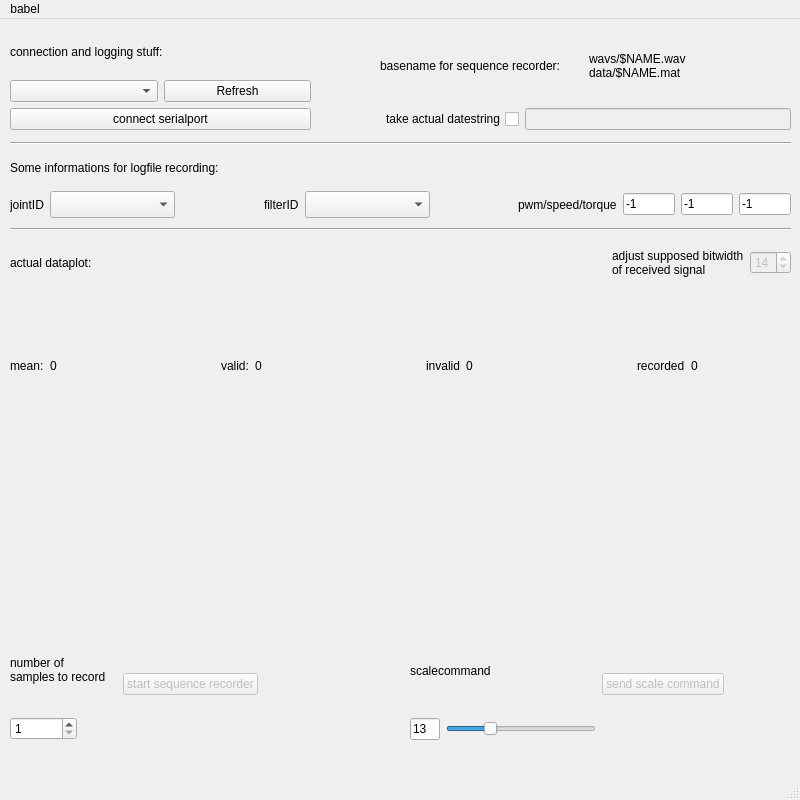
<?xml version="1.0" encoding="UTF-8"?>
<ui version="4.0">
 <class>MainWindow</class>
 <widget class="QMainWindow" name="MainWindow">
  <property name="geometry">
   <rect>
    <x>0</x>
    <y>0</y>
    <width>800</width>
    <height>800</height>
   </rect>
  </property>
  <property name="sizePolicy">
   <sizepolicy hsizetype="Preferred" vsizetype="Preferred">
    <horstretch>0</horstretch>
    <verstretch>0</verstretch>
   </sizepolicy>
  </property>
  <property name="minimumSize">
   <size>
    <width>800</width>
    <height>800</height>
   </size>
  </property>
  <property name="maximumSize">
   <size>
    <width>800</width>
    <height>800</height>
   </size>
  </property>
  <property name="windowTitle">
   <string>guibabel</string>
  </property>
  <widget class="QWidget" name="centralwidget">
   <widget class="QWidget" name="verticalLayoutWidget">
    <property name="geometry">
     <rect>
      <x>10</x>
      <y>10</y>
      <width>301</width>
      <height>101</height>
     </rect>
    </property>
    <layout class="QVBoxLayout" name="verticalLayout">
     <item>
      <widget class="QLabel" name="label_2">
       <property name="text">
        <string>connection and logging stuff:</string>
       </property>
      </widget>
     </item>
     <item>
      <layout class="QHBoxLayout" name="horizontalLayout">
       <item>
        <widget class="QComboBox" name="comboBox_avail_serialports"/>
       </item>
       <item>
        <widget class="QPushButton" name="button_refresh_serialports">
         <property name="text">
          <string>Refresh</string>
         </property>
        </widget>
       </item>
      </layout>
     </item>
     <item>
      <widget class="QPushButton" name="button_connect_disconnect_serialport">
       <property name="text">
        <string>connect serialport</string>
       </property>
      </widget>
     </item>
    </layout>
   </widget>
   <widget class="QWidget" name="verticalLayoutWidget_4">
    <property name="geometry">
     <rect>
      <x>10</x>
      <y>230</y>
      <width>781</width>
      <height>371</height>
     </rect>
    </property>
    <layout class="QVBoxLayout" name="verticalLayout_4">
     <property name="sizeConstraint">
      <enum>QLayout::SetDefaultConstraint</enum>
     </property>
     <item>
      <layout class="QHBoxLayout" name="horizontalLayout_9">
       <item>
        <widget class="QLabel" name="label_pcmplot">
         <property name="text">
          <string>actual dataplot:</string>
         </property>
        </widget>
       </item>
       <item>
        <spacer name="horizontalSpacer_2">
         <property name="orientation">
          <enum>Qt::Horizontal</enum>
         </property>
         <property name="sizeHint" stdset="0">
          <size>
           <width>40</width>
           <height>20</height>
          </size>
         </property>
        </spacer>
       </item>
       <item>
        <widget class="QLabel" name="label_7">
         <property name="text">
          <string>adjust supposed bitwidth
of received signal</string>
         </property>
        </widget>
       </item>
       <item>
        <widget class="QSpinBox" name="spinBox_bitwidth">
         <property name="enabled">
          <bool>false</bool>
         </property>
         <property name="minimum">
          <number>2</number>
         </property>
         <property name="maximum">
          <number>15</number>
         </property>
         <property name="value">
          <number>14</number>
         </property>
        </widget>
       </item>
      </layout>
     </item>
     <item>
      <layout class="QHBoxLayout" name="horizontalLayout_11">
       <item>
        <widget class="QLabel" name="label_4">
         <property name="text">
          <string>mean:</string>
         </property>
        </widget>
       </item>
       <item>
        <widget class="QLabel" name="lab_mean">
         <property name="minimumSize">
          <size>
           <width>100</width>
           <height>0</height>
          </size>
         </property>
         <property name="text">
          <string>0</string>
         </property>
        </widget>
       </item>
       <item>
        <spacer name="horizontalSpacer_4">
         <property name="orientation">
          <enum>Qt::Horizontal</enum>
         </property>
         <property name="sizeHint" stdset="0">
          <size>
           <width>40</width>
           <height>20</height>
          </size>
         </property>
        </spacer>
       </item>
       <item>
        <widget class="QLabel" name="label_8">
         <property name="text">
          <string>valid:</string>
         </property>
        </widget>
       </item>
       <item>
        <widget class="QLabel" name="lab_valid">
         <property name="sizePolicy">
          <sizepolicy hsizetype="Fixed" vsizetype="Fixed">
           <horstretch>0</horstretch>
           <verstretch>0</verstretch>
          </sizepolicy>
         </property>
         <property name="minimumSize">
          <size>
           <width>100</width>
           <height>0</height>
          </size>
         </property>
         <property name="text">
          <string>0</string>
         </property>
        </widget>
       </item>
       <item>
        <spacer name="horizontalSpacer_5">
         <property name="orientation">
          <enum>Qt::Horizontal</enum>
         </property>
         <property name="sizeHint" stdset="0">
          <size>
           <width>40</width>
           <height>20</height>
          </size>
         </property>
        </spacer>
       </item>
       <item>
        <widget class="QLabel" name="label_11">
         <property name="text">
          <string>invalid</string>
         </property>
        </widget>
       </item>
       <item>
        <widget class="QLabel" name="lab_invalid">
         <property name="minimumSize">
          <size>
           <width>100</width>
           <height>0</height>
          </size>
         </property>
         <property name="text">
          <string>0</string>
         </property>
        </widget>
       </item>
       <item>
        <spacer name="horizontalSpacer_6">
         <property name="orientation">
          <enum>Qt::Horizontal</enum>
         </property>
         <property name="sizeHint" stdset="0">
          <size>
           <width>40</width>
           <height>20</height>
          </size>
         </property>
        </spacer>
       </item>
       <item>
        <widget class="QLabel" name="label_13">
         <property name="text">
          <string>recorded</string>
         </property>
        </widget>
       </item>
       <item>
        <widget class="QLabel" name="lab_rec">
         <property name="minimumSize">
          <size>
           <width>100</width>
           <height>0</height>
          </size>
         </property>
         <property name="text">
          <string>0</string>
         </property>
        </widget>
       </item>
      </layout>
     </item>
     <item>
      <widget class="QwtPlot" name="qwtPlot_pcm">
       <property name="enabled">
        <bool>false</bool>
       </property>
      </widget>
     </item>
    </layout>
   </widget>
   <widget class="QWidget" name="verticalLayoutWidget_2">
    <property name="geometry">
     <rect>
      <x>380</x>
      <y>10</y>
      <width>411</width>
      <height>101</height>
     </rect>
    </property>
    <layout class="QVBoxLayout" name="verticalLayout_2">
     <item>
      <layout class="QHBoxLayout" name="horizontalLayout_7">
       <item>
        <widget class="QLabel" name="label_3">
         <property name="text">
          <string>basename for sequence recorder:</string>
         </property>
        </widget>
       </item>
       <item>
        <widget class="QLabel" name="label">
         <property name="text">
          <string>wavs/$NAME.wav
data/$NAME.mat</string>
         </property>
         <property name="alignment">
          <set>Qt::AlignLeading|Qt::AlignLeft|Qt::AlignVCenter</set>
         </property>
        </widget>
       </item>
      </layout>
     </item>
     <item>
      <layout class="QHBoxLayout" name="horizontalLayout_3">
       <item>
        <widget class="QCheckBox" name="checkBox_basename">
         <property name="layoutDirection">
          <enum>Qt::RightToLeft</enum>
         </property>
         <property name="text">
          <string>take actual datestring</string>
         </property>
        </widget>
       </item>
       <item>
        <widget class="QLineEdit" name="lineEdit_datafile_basename">
         <property name="enabled">
          <bool>false</bool>
         </property>
         <property name="sizePolicy">
          <sizepolicy hsizetype="Expanding" vsizetype="Fixed">
           <horstretch>0</horstretch>
           <verstretch>0</verstretch>
          </sizepolicy>
         </property>
        </widget>
       </item>
      </layout>
     </item>
    </layout>
   </widget>
   <widget class="QWidget" name="layoutWidget2">
    <property name="geometry">
     <rect>
      <x>410</x>
      <y>610</y>
      <width>381</width>
      <height>111</height>
     </rect>
    </property>
    <layout class="QHBoxLayout" name="horizontalLayout_6">
     <item>
      <layout class="QVBoxLayout" name="verticalLayout_7">
       <item>
        <widget class="QLabel" name="label_6">
         <property name="text">
          <string>scalecommand</string>
         </property>
        </widget>
       </item>
       <item>
        <layout class="QHBoxLayout" name="horizontalLayout_2">
         <item>
          <widget class="QLineEdit" name="lineEdit_scalecommand">
           <property name="enabled">
            <bool>true</bool>
           </property>
           <property name="sizePolicy">
            <sizepolicy hsizetype="Fixed" vsizetype="Fixed">
             <horstretch>0</horstretch>
             <verstretch>0</verstretch>
            </sizepolicy>
           </property>
           <property name="maximumSize">
            <size>
             <width>30</width>
             <height>16777215</height>
            </size>
           </property>
           <property name="text">
            <string>13</string>
           </property>
          </widget>
         </item>
         <item>
          <widget class="QSlider" name="horizontalSlider_scalecommand">
           <property name="sizePolicy">
            <sizepolicy hsizetype="Preferred" vsizetype="Fixed">
             <horstretch>0</horstretch>
             <verstretch>0</verstretch>
            </sizepolicy>
           </property>
           <property name="minimumSize">
            <size>
             <width>150</width>
             <height>0</height>
            </size>
           </property>
           <property name="maximum">
            <number>48</number>
           </property>
           <property name="pageStep">
            <number>1</number>
           </property>
           <property name="value">
            <number>13</number>
           </property>
           <property name="orientation">
            <enum>Qt::Horizontal</enum>
           </property>
          </widget>
         </item>
        </layout>
       </item>
      </layout>
     </item>
     <item>
      <widget class="QPushButton" name="pushButton_send_scale_command">
       <property name="enabled">
        <bool>false</bool>
       </property>
       <property name="sizePolicy">
        <sizepolicy hsizetype="Fixed" vsizetype="Fixed">
         <horstretch>0</horstretch>
         <verstretch>0</verstretch>
        </sizepolicy>
       </property>
       <property name="text">
        <string>send scale command</string>
       </property>
      </widget>
     </item>
     <item>
      <spacer name="horizontalSpacer_9">
       <property name="orientation">
        <enum>Qt::Horizontal</enum>
       </property>
       <property name="sizeHint" stdset="0">
        <size>
         <width>40</width>
         <height>20</height>
        </size>
       </property>
      </spacer>
     </item>
    </layout>
   </widget>
   <widget class="QWidget" name="layoutWidget">
    <property name="geometry">
     <rect>
      <x>10</x>
      <y>610</y>
      <width>321</width>
      <height>111</height>
     </rect>
    </property>
    <layout class="QHBoxLayout" name="horizontalLayout_4">
     <item>
      <layout class="QVBoxLayout" name="verticalLayout_6">
       <item>
        <widget class="QLabel" name="label_5">
         <property name="text">
          <string>number of
samples to record</string>
         </property>
        </widget>
       </item>
       <item>
        <layout class="QHBoxLayout" name="horizontalLayout_8">
         <item>
          <widget class="QSpinBox" name="spinBox_record_length">
           <property name="enabled">
            <bool>true</bool>
           </property>
           <property name="minimum">
            <number>1</number>
           </property>
           <property name="maximum">
            <number>1000000000</number>
           </property>
           <property name="singleStep">
            <number>0</number>
           </property>
           <property name="value">
            <number>1</number>
           </property>
          </widget>
         </item>
         <item>
          <spacer name="horizontalSpacer">
           <property name="orientation">
            <enum>Qt::Horizontal</enum>
           </property>
           <property name="sizeHint" stdset="0">
            <size>
             <width>40</width>
             <height>20</height>
            </size>
           </property>
          </spacer>
         </item>
        </layout>
       </item>
      </layout>
     </item>
     <item>
      <widget class="QPushButton" name="pushButton_start_sequence_recorder">
       <property name="enabled">
        <bool>false</bool>
       </property>
       <property name="text">
        <string>start sequence recorder</string>
       </property>
      </widget>
     </item>
     <item>
      <spacer name="horizontalSpacer_3">
       <property name="orientation">
        <enum>Qt::Horizontal</enum>
       </property>
       <property name="sizeHint" stdset="0">
        <size>
         <width>40</width>
         <height>20</height>
        </size>
       </property>
      </spacer>
     </item>
    </layout>
   </widget>
   <widget class="QWidget" name="horizontalLayoutWidget">
    <property name="geometry">
     <rect>
      <x>10</x>
      <y>170</y>
      <width>781</width>
      <height>31</height>
     </rect>
    </property>
    <layout class="QHBoxLayout" name="horizontalLayout_10">
     <item>
      <widget class="QLabel" name="label_9">
       <property name="text">
        <string>jointID</string>
       </property>
      </widget>
     </item>
     <item>
      <widget class="QComboBox" name="cbx_jointID">
       <property name="sizePolicy">
        <sizepolicy hsizetype="Preferred" vsizetype="Fixed">
         <horstretch>0</horstretch>
         <verstretch>200</verstretch>
        </sizepolicy>
       </property>
       <property name="minimumSize">
        <size>
         <width>125</width>
         <height>0</height>
        </size>
       </property>
       <property name="maximumSize">
        <size>
         <width>150</width>
         <height>27</height>
        </size>
       </property>
      </widget>
     </item>
     <item>
      <spacer name="horizontalSpacer_7">
       <property name="orientation">
        <enum>Qt::Horizontal</enum>
       </property>
       <property name="sizeHint" stdset="0">
        <size>
         <width>40</width>
         <height>20</height>
        </size>
       </property>
      </spacer>
     </item>
     <item>
      <widget class="QLabel" name="label_10">
       <property name="text">
        <string>filterID</string>
       </property>
      </widget>
     </item>
     <item>
      <widget class="QComboBox" name="cbx_filterID">
       <property name="enabled">
        <bool>true</bool>
       </property>
       <property name="sizePolicy">
        <sizepolicy hsizetype="Fixed" vsizetype="Fixed">
         <horstretch>0</horstretch>
         <verstretch>0</verstretch>
        </sizepolicy>
       </property>
       <property name="minimumSize">
        <size>
         <width>125</width>
         <height>0</height>
        </size>
       </property>
       <property name="maximumSize">
        <size>
         <width>150</width>
         <height>27</height>
        </size>
       </property>
      </widget>
     </item>
     <item>
      <spacer name="horizontalSpacer_8">
       <property name="orientation">
        <enum>Qt::Horizontal</enum>
       </property>
       <property name="sizeHint" stdset="0">
        <size>
         <width>40</width>
         <height>20</height>
        </size>
       </property>
      </spacer>
     </item>
     <item>
      <widget class="QLabel" name="label_12">
       <property name="text">
        <string>pwm/speed/torque</string>
       </property>
      </widget>
     </item>
     <item>
      <widget class="QLineEdit" name="le_pwm">
       <property name="sizePolicy">
        <sizepolicy hsizetype="Fixed" vsizetype="Fixed">
         <horstretch>0</horstretch>
         <verstretch>100</verstretch>
        </sizepolicy>
       </property>
       <property name="maximumSize">
        <size>
         <width>52</width>
         <height>16777215</height>
        </size>
       </property>
       <property name="text">
        <string>-1</string>
       </property>
      </widget>
     </item>
     <item>
      <widget class="QLineEdit" name="le_speed">
       <property name="sizePolicy">
        <sizepolicy hsizetype="Fixed" vsizetype="Fixed">
         <horstretch>0</horstretch>
         <verstretch>100</verstretch>
        </sizepolicy>
       </property>
       <property name="maximumSize">
        <size>
         <width>52</width>
         <height>16777215</height>
        </size>
       </property>
       <property name="text">
        <string>-1</string>
       </property>
      </widget>
     </item>
     <item>
      <widget class="QLineEdit" name="le_torque">
       <property name="sizePolicy">
        <sizepolicy hsizetype="Fixed" vsizetype="Fixed">
         <horstretch>0</horstretch>
         <verstretch>100</verstretch>
        </sizepolicy>
       </property>
       <property name="maximumSize">
        <size>
         <width>52</width>
         <height>16777215</height>
        </size>
       </property>
       <property name="text">
        <string>-1</string>
       </property>
      </widget>
     </item>
    </layout>
   </widget>
   <widget class="Line" name="line">
    <property name="geometry">
     <rect>
      <x>10</x>
      <y>116</y>
      <width>781</width>
      <height>16</height>
     </rect>
    </property>
    <property name="orientation">
     <enum>Qt::Horizontal</enum>
    </property>
   </widget>
   <widget class="Line" name="line_3">
    <property name="geometry">
     <rect>
      <x>10</x>
      <y>200</y>
      <width>781</width>
      <height>20</height>
     </rect>
    </property>
    <property name="orientation">
     <enum>Qt::Horizontal</enum>
    </property>
   </widget>
   <widget class="QLabel" name="label_14">
    <property name="geometry">
     <rect>
      <x>10</x>
      <y>140</y>
      <width>291</width>
      <height>18</height>
     </rect>
    </property>
    <property name="text">
     <string>Some informations for logfile recording:</string>
    </property>
   </widget>
  </widget>
  <widget class="QMenuBar" name="menubar">
   <property name="geometry">
    <rect>
     <x>0</x>
     <y>0</y>
     <width>800</width>
     <height>25</height>
    </rect>
   </property>
   <widget class="QMenu" name="menuBabel">
    <property name="title">
     <string>babel</string>
    </property>
    <addaction name="action_connect_disconnect_serialport"/>
    <addaction name="actionQuit"/>
   </widget>
   <addaction name="menuBabel"/>
  </widget>
  <widget class="QStatusBar" name="statusbar"/>
  <action name="action_connect_disconnect_serialport">
   <property name="text">
    <string>connect serialport</string>
   </property>
  </action>
  <action name="actionQuit">
   <property name="text">
    <string>quit</string>
   </property>
  </action>
 </widget>
 <customwidgets>
  <customwidget>
   <class>QwtPlot</class>
   <extends>QFrame</extends>
   <header>qwt_plot.h</header>
  </customwidget>
 </customwidgets>
 <resources/>
 <connections/>
</ui>
